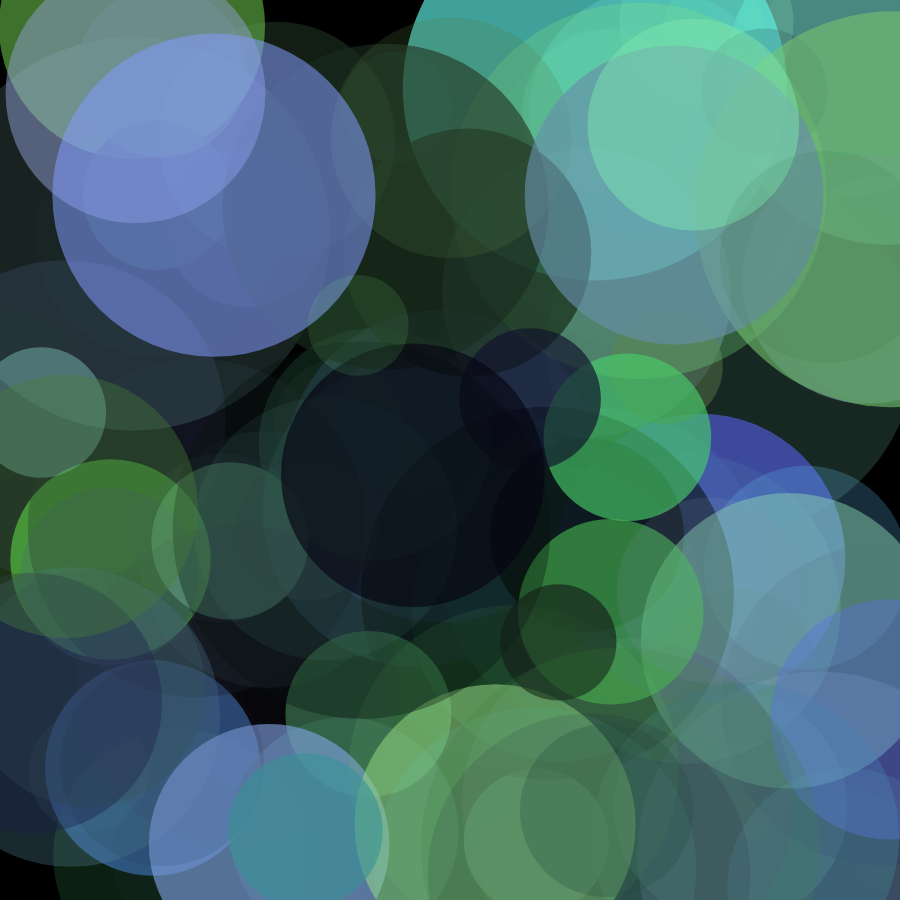
Frame 1 (no input)
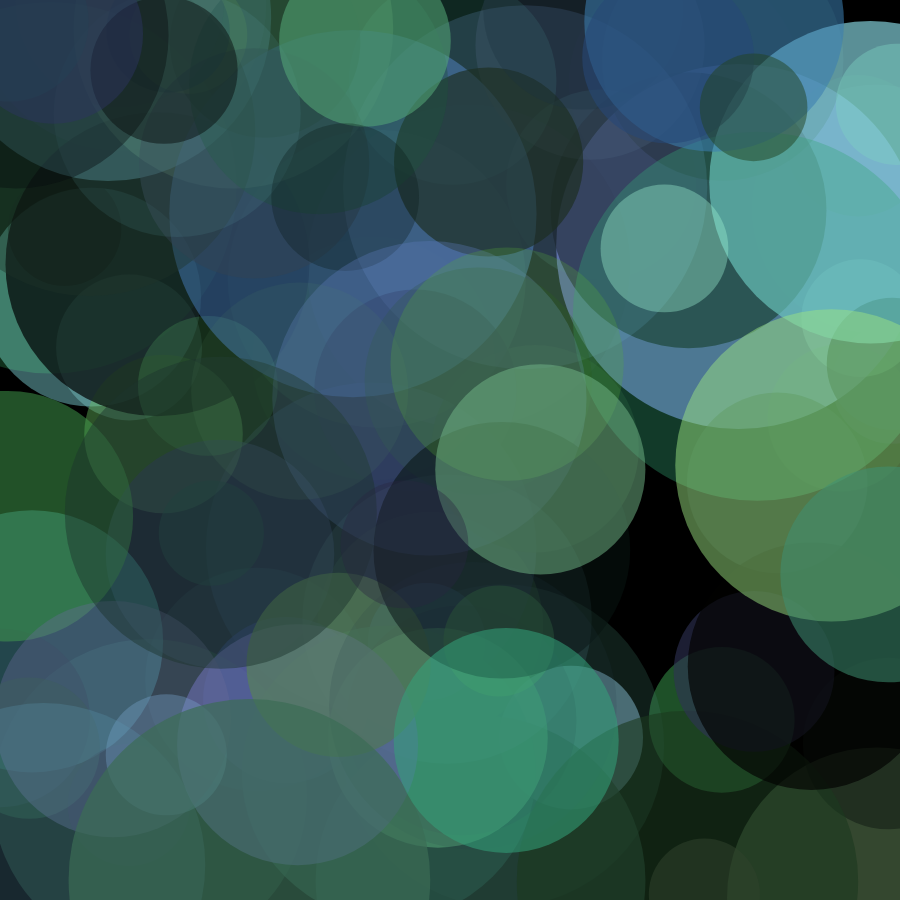
Frame 2 (the mouse pressed at the canvas centre, redrawn once)

The p5.js sketch that drew these frames (run headless with seeded random() and noise() and a simulated clock; the mouse was pressed at the canvas centre and the sketch redrawn once):

// p5.js sketch
// ── sketch.js
function setup() {
  createCanvas(900, 900);
  noStroke();

  colorMode(HSB);
  noLoop();
}

function draw() {
  background(0);

  for (let i = 0; i < 100; i++) {
    const x = random(0, width);
    const y = random(0, height);
    const diameter = random(100, 400);
    const hue = random(100, 250);
    const saturation = random(30, 70);
    const brightness = random(0, 100);
    const alpha = random(0.1, 0.7);

    fill(hue, saturation, brightness, alpha);
    circle(x, y, diameter);
  }
}
